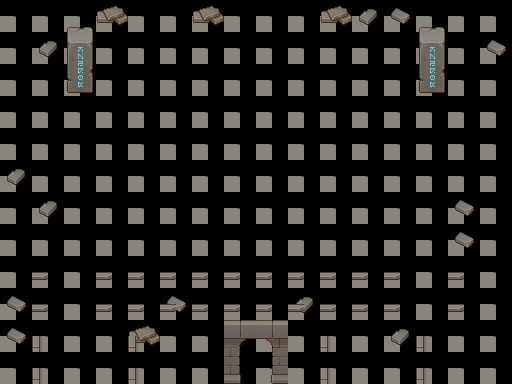

A level layout from a 2D game, rendered from its tile map. Below: a short description, then the map file with its tile-grid data intact:
An orthogonal 16x12 tile map with 32x32 px tiles, 3 tile layers (Capa de patrones 2, Capa de patrones 3, Capa de patrones 1), 4 tilesets.

<map version="1.10" tiledversion="1.10.1" orientation="orthogonal" renderorder="right-down" width="16" height="12" tilewidth="32" tileheight="32" infinite="0" nextlayerid="4" nextobjectid="1">
 <tileset firstgid="1" source="TX Tileset Wall.tsx" />
 <tileset firstgid="257" source="TX Tileset Stone Ground.tsx" />
 <tileset firstgid="321" source="TX Struct.tsx" />
 <tileset firstgid="577" source="TX Props.tsx" />
 <layer id="2" name="Capa de patrones 2" width="16" height="12">
  <data encoding="csv">
266,266,266,266,266,266,266,266,266,266,266,266,266,266,266,266,
266,266,266,266,266,266,266,266,266,266,266,266,266,266,266,266,
266,266,266,266,266,266,266,266,266,266,266,266,266,266,266,266,
266,266,266,266,266,266,266,266,266,266,266,266,266,266,266,266,
266,266,266,266,266,266,266,266,266,266,266,266,266,266,266,266,
266,266,266,266,266,266,266,266,266,266,266,266,266,266,266,266,
266,266,266,266,266,266,266,266,266,266,266,266,266,266,266,266,
266,266,266,266,266,266,266,266,266,266,266,266,266,266,266,266,
266,266,266,266,266,266,266,266,266,266,266,266,266,266,266,266,
266,266,266,266,266,266,266,266,266,266,266,266,266,266,266,266,
266,266,266,266,266,266,266,266,266,266,266,266,266,266,266,266,
266,266,266,266,266,266,266,266,266,266,266,266,266,266,266,266
</data>
 </layer>
 <layer id="3" name="Capa de patrones 3" width="16" height="12">
  <data encoding="csv">
793,776,616,826,776,792,826,808,777,792,826,824,825,616,777,777,
778,824,632,778,794,809,808,793,808,808,793,778,777,632,792,825,
778,808,648,0,0,0,0,0,0,0,0,0,0,648,777,794,
808,776,0,0,0,0,0,0,0,0,0,0,0,0,792,778,
792,808,0,0,0,0,0,0,0,0,0,0,0,0,778,809,
824,794,0,0,0,0,0,0,0,0,0,0,0,0,810,777,
810,824,0,0,0,0,0,0,0,0,0,0,0,0,825,793,
793,794,756,0,0,0,0,0,0,0,0,0,0,756,825,809,
808,776,755,0,0,0,0,0,0,0,0,0,0,755,777,793,
825,792,755,792,777,825,794,809,793,824,776,793,809,755,809,808,
825,810,793,809,826,776,776,792,809,777,809,792,824,809,792,809,
0,0,0,0,0,0,0,0,0,0,0,0,0,0,810,778
</data>
 </layer>
 <layer id="1" name="Capa de patrones 1" width="16" height="12">
  <data encoding="csv">
18,19,19,19,19,19,19,19,19,19,19,19,19,19,19,20,
34,0,633,0,0,0,0,0,0,0,0,0,0,633,0,36,
34,0,649,0,0,0,0,0,0,0,0,0,0,649,0,36,
34,0,0,0,0,0,0,0,0,0,0,0,0,0,0,36,
34,0,0,0,0,0,0,0,0,0,0,0,0,0,0,36,
34,0,0,0,0,0,0,0,0,0,0,0,0,0,0,36,
34,0,0,0,0,0,0,0,0,0,0,0,0,0,0,36,
34,0,0,0,0,0,0,0,0,0,0,0,0,0,0,36,
34,89,755,89,89,89,89,89,89,89,89,89,89,755,89,36,
34,89,755,89,89,89,89,89,89,89,89,89,89,755,89,36,
50,99,100,98,99,100,101,398,399,98,99,100,101,99,100,101,
66,115,116,114,115,116,117,414,415,114,115,116,117,115,116,117
</data>
 </layer>
</map>
